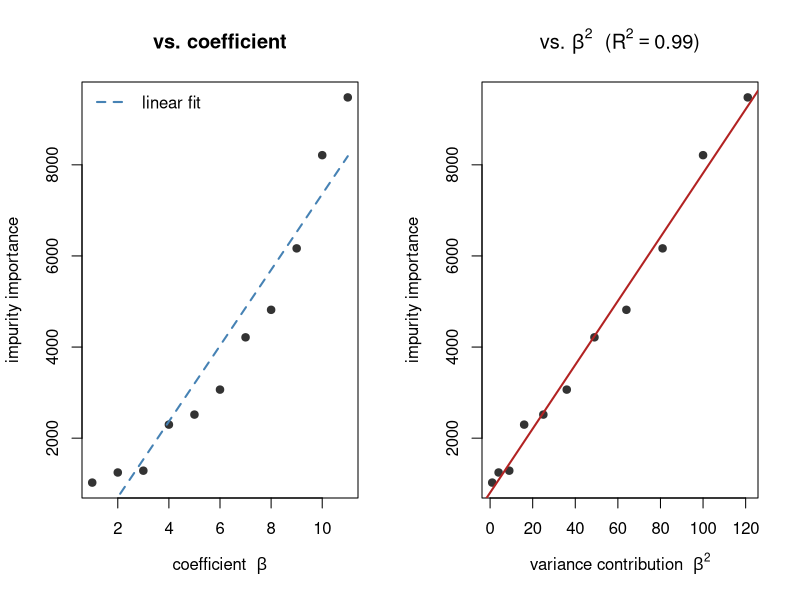
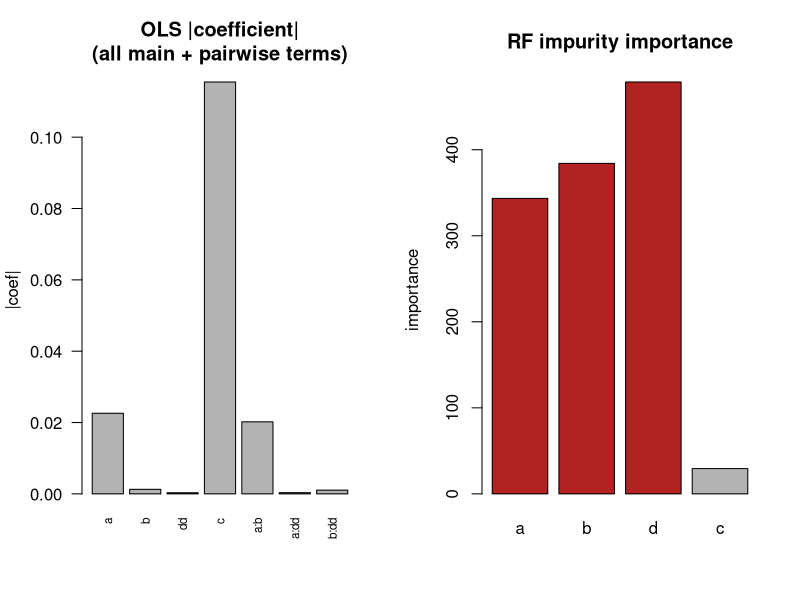
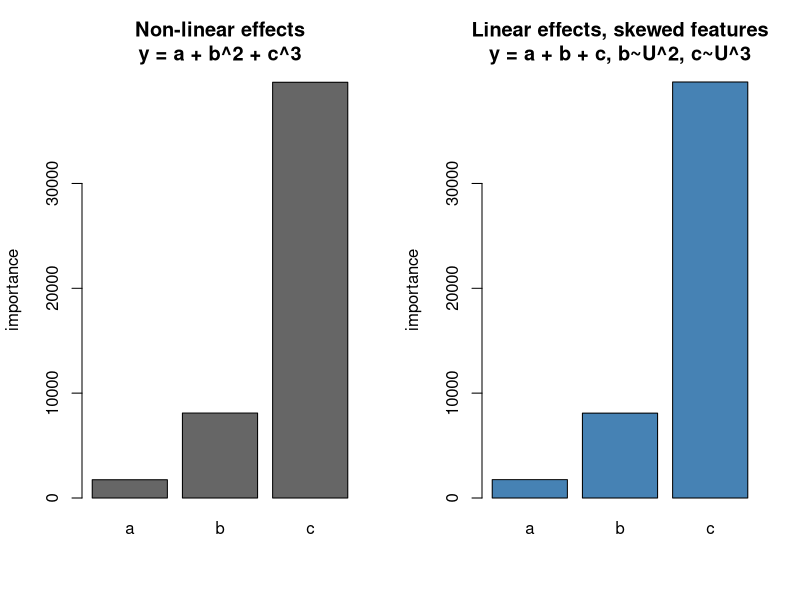

These figures' R source, in order:
# Generate the figures used in paper/. Run after/with validate.R.
# R_LIBS_USER=./.rlib Rscript analysis/figures.R
suppressMessages({ library(tibble); library(ranger) })
dir.create("figures", showWarnings = FALSE)
imp <- function(m) ranger::importance(m)

## Fig 1: importance tracks variance contribution beta^2 * Var(X). Left: vs the
## coefficient (curved). Right: vs beta^2 (near-linear) -- importance is denominated
## in squared-coefficient (variance) units, not coefficient units.
set.seed(43); n <- 1000
eff <- 1:11
X <- as_tibble(setNames(lapply(eff, function(i) runif(n)), letters[1:11]))
X$y <- as.matrix(X) %*% eff
v <- as.numeric(imp(ranger(y ~ ., X, importance = "impurity", num.trees = 1000)))
r2 <- summary(lm(v ~ I(eff^2)))$r.squared
png("figures/fig1_superlinear.png", 900, 460, res = 110)
par(mfrow = c(1, 2))
plot(eff, v, pch = 19, col = "grey20", xlab = expression("coefficient  " * beta),
     ylab = "impurity importance", main = "vs. coefficient")
lines(eff, predict(lm(v ~ eff)), col = "steelblue", lwd = 2, lty = 2)
legend("topleft", "linear fit", col = "steelblue", lty = 2, lwd = 2, bty = "n")
plot(eff^2, v, pch = 19, col = "grey20", xlab = expression("variance contribution  " * beta^2),
     ylab = "impurity importance",
     main = bquote("vs. " * beta^2 * "  (" * R^2 == .(round(r2, 2)) * ")"))
abline(lm(v ~ I(eff^2)), col = "firebrick", lwd = 2)
dev.off()

## Fig 2: three-way parity interaction - OLS (even with all pairwise terms) blind,
## RF importance loads on the three interacting variables
set.seed(42); n <- 10000; ib <- function(n) round(runif(n))
df <- tibble(a = ib(n), b = ib(n), dd = ib(n), c = ib(n), y = c/10 + (a + b + dd) %% 2)
ols <- lm(y ~ (a + b + dd)^2 + c, df)          # all main + pairwise terms
v <- imp(ranger(y ~ a + b + dd + c, df, importance = "impurity", num.trees = 500))
names(v) <- c("a","b","d","c")
png("figures/fig2_interaction.png", 900, 420, res = 110)
par(mfrow = c(1,2))
oc <- abs(coef(ols)[-1])
barplot(oc, las = 2, cex.names = 0.7, col = "grey70",
        main = "OLS |coefficient|\n(all main + pairwise terms)", ylab = "|coef|")
barplot(v, col = c("firebrick","firebrick","firebrick","grey70"),
        main = "RF impurity importance", ylab = "importance")
dev.off()

## Fig 3: the confound - non-linear effects vs linear-effects-skewed-features
set.seed(42); n <- 10000
df_nl  <- tibble(a = 1+runif(n), b = 1+runif(n), c = 1+runif(n), y = a + b^2 + c^3)
set.seed(42)
df_inc <- tibble(a = 1+runif(n), b = (1+runif(n))^2, c = (1+runif(n))^3, y = a + b + c)
v_nl  <- imp(ranger(y ~ ., df_nl,  importance = "impurity", num.trees = 500))
v_inc <- imp(ranger(y ~ ., df_inc, importance = "impurity", num.trees = 500))
png("figures/fig3_confound.png", 900, 420, res = 110)
par(mfrow = c(1,2))
barplot(v_nl,  col = "grey40", main = "Non-linear effects\ny = a + b^2 + c^3", ylab = "importance", ylim = c(0, max(v_nl,v_inc)))
barplot(v_inc, col = "steelblue", main = "Linear effects, skewed features\ny = a + b + c, b~U^2, c~U^3", ylab = "importance", ylim = c(0, max(v_nl,v_inc)))
dev.off()

cat("wrote figures/fig1_superlinear.png fig2_interaction.png fig3_confound.png\n")
